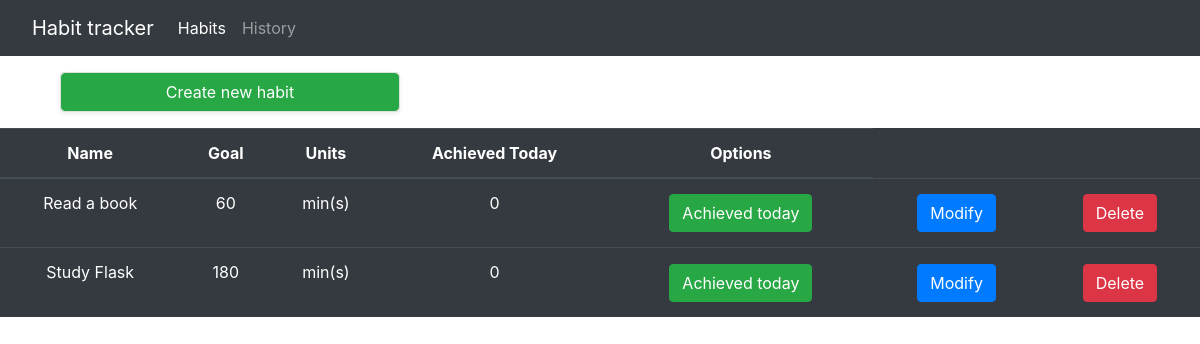
The page / on the database its author committed.
### habit_tracker/models.py (models this page shows, shortened)
class Habit(db.Model):
    id = db.Column(db.Integer(), primary_key=True)
    name = db.Column(db.String(length=40), unique=True, nullable=False)
    goal = db.Column(db.Integer(), unique=False, nullable=False)
    units = db.Column(db.String(length=20), unique=False, nullable=False)
    days_of_the_week = db.Column(db.String(length=7), unique=False, nullable=False) # MTWXFSD
    history = db.relationship("HabitHistory", backref="habit_obj", lazy=True)

### habit_tracker/routes.py (the view, shortened to what this page needs)
@main.route("/", methods=["GET", "POST"])
def habits_page():
    create_habit_form = CreateHabitForm()
    modify_form = ModifyForm()
    modify_achieved_form = ModifyAchievedForm()
    delete_habit_form = DeleteHabitForm()
    if request.method == "GET":
        habits = Habit.query.all()
        return render_template("habits.html", habits=habits,
            create_habit_form=create_habit_form, modify_form=modify_form,
            modify_achieved_form=modify_achieved_form,
            delete_habit_form=delete_habit_form, date=date,
            local_datetime_is_today=local_datetime_is_today,
        )

### habit_tracker/models.py (called while the page is built)
    @property
    def local_timezone_date(self):
        local_datetime = self.date.replace(tzinfo=tz.tzutc())
        local_datetime = local_datetime.astimezone(tz.tzlocal())
        return local_datetime

### habit_tracker/routes.py (called while the page is built)
def local_datetime_is_today(local_datetime):
    return True if (
        local_datetime.year == date.today().year and
        local_datetime.month == date.today().month and
        local_datetime.day == date.today().day
        ) else False

### habit_tracker/templates/habits.html (shortened to what this page needs)
{% extends "base.html" %}
{% block content %}
    <div class="container">
        <div class="row flex-fill" style="margin: 1rem 0 1rem 0;">
            <div class="col-4">
                {% include "includes/create_habit_modal.html" %}
                <div class="card shadow-sm" style="margin: 0px; padding: 0px;">
                    <button class="btn btn-outline btn-success" data-toggle="modal"
                            data-target="#Modal-CreateHabit">
                        Create new habit
                    </button>
                </div>
            </div>
        </div>
    </div>
    <table class="table table-hover table-dark text-center" style="margin-top: 0.5rem;">
        <thead>
            <tr>
                <th scope="col">Name</th>
                <th scope="col">Goal</th>
                <th scope="col">Units</th>
                <th scope="col">Achieved Today</th>
                <th scope="col">Options</th>
            </tr>
        </thead>
        <tbody>
            {% for habit in habits %}
                {% include 'includes/habits_options_modals.html' %}
                <tr>
                    <td>{{ habit.name }}</td>
                    <td>{{ habit.goal }}</td>
                    <td>{{ habit.units }}</td>
                    {% if local_datetime_is_today(habit.history[-1].local_timezone_date) %}
                        <td>{{ habit.history[-1].achieved }}</td>
                    {% else %}
                        <td>0</td>
                    {% endif %}
                    <td>
                        <button class="btn btn-outline btn-success" style="margin: 0.2rem;"
                            data-toggle="modal" data-target="#Modal-ModifyAchieved-{{ habit.id }}">
                            Achieved today
                        </button>
                    </td>
                    <td>
                        <button class="btn btn-outline btn-primary" style="margin: 0.2rem;"
                                data-toggle="modal" data-target="#Modal-Modify-{{ habit.id }}">
                            Modify
                        </button>
                    </td>
                    <td>
                        <button class="btn btn-outline btn-danger" style="margin: 0.2rem;"
                                data-toggle="modal" data-target="#Modal-DeleteHabit-{{ habit.id }}">
                            Delete
                        </button>
                    </td>
                </tr>
            {% endfor %}
        </tbody>
    </table>
{% endblock %}

### rows shown on the page
Habit: name "Read a book", goal "60", units "min(s)"
Habit: name "Study Flask", goal "180", units "min(s)"
